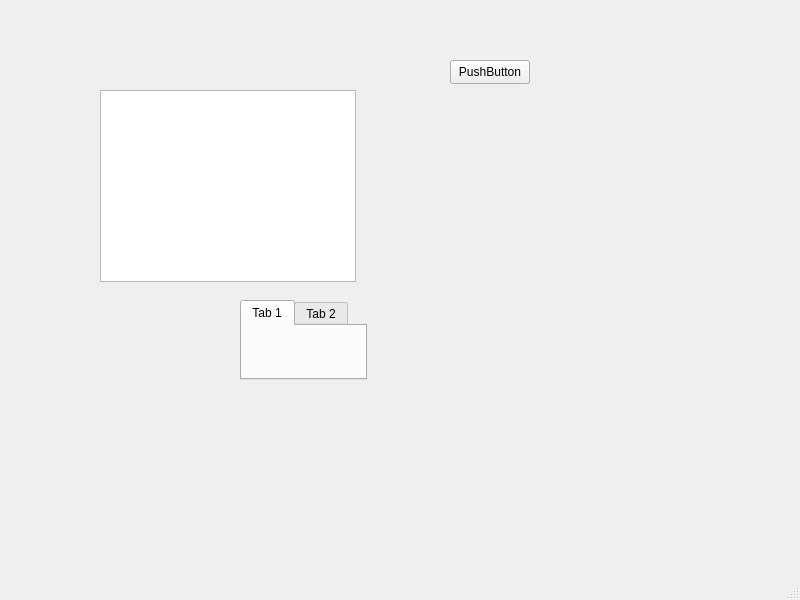
<?xml version="1.0" encoding="UTF-8"?>
<ui version="4.0">
 <class>MainWindow</class>
 <widget class="QMainWindow" name="MainWindow">
  <property name="geometry">
   <rect>
    <x>0</x>
    <y>0</y>
    <width>800</width>
    <height>600</height>
   </rect>
  </property>
  <property name="windowTitle">
   <string>MainWindow</string>
  </property>
  <widget class="QWidget" name="centralwidget">
   <widget class="QTableView" name="tableView">
    <property name="geometry">
     <rect>
      <x>100</x>
      <y>90</y>
      <width>256</width>
      <height>192</height>
     </rect>
    </property>
   </widget>
   <widget class="QTabWidget" name="tabWidget">
    <property name="geometry">
     <rect>
      <x>240</x>
      <y>300</y>
      <width>127</width>
      <height>80</height>
     </rect>
    </property>
    <widget class="QWidget" name="tab">
     <attribute name="title">
      <string>Tab 1</string>
     </attribute>
    </widget>
    <widget class="QWidget" name="tab_2">
     <attribute name="title">
      <string>Tab 2</string>
     </attribute>
    </widget>
   </widget>
   <widget class="QWidget" name="widget" native="true">
    <property name="geometry">
     <rect>
      <x>520</x>
      <y>200</y>
      <width>120</width>
      <height>80</height>
     </rect>
    </property>
   </widget>
   <widget class="QPushButton" name="pushButton">
    <property name="geometry">
     <rect>
      <x>450</x>
      <y>60</y>
      <width>80</width>
      <height>24</height>
     </rect>
    </property>
    <property name="text">
     <string>PushButton</string>
    </property>
   </widget>
  </widget>
  <widget class="QMenuBar" name="menubar">
   <property name="geometry">
    <rect>
     <x>0</x>
     <y>0</y>
     <width>800</width>
     <height>21</height>
    </rect>
   </property>
  </widget>
  <widget class="QStatusBar" name="statusbar"/>
 </widget>
 <resources/>
 <connections/>
</ui>
